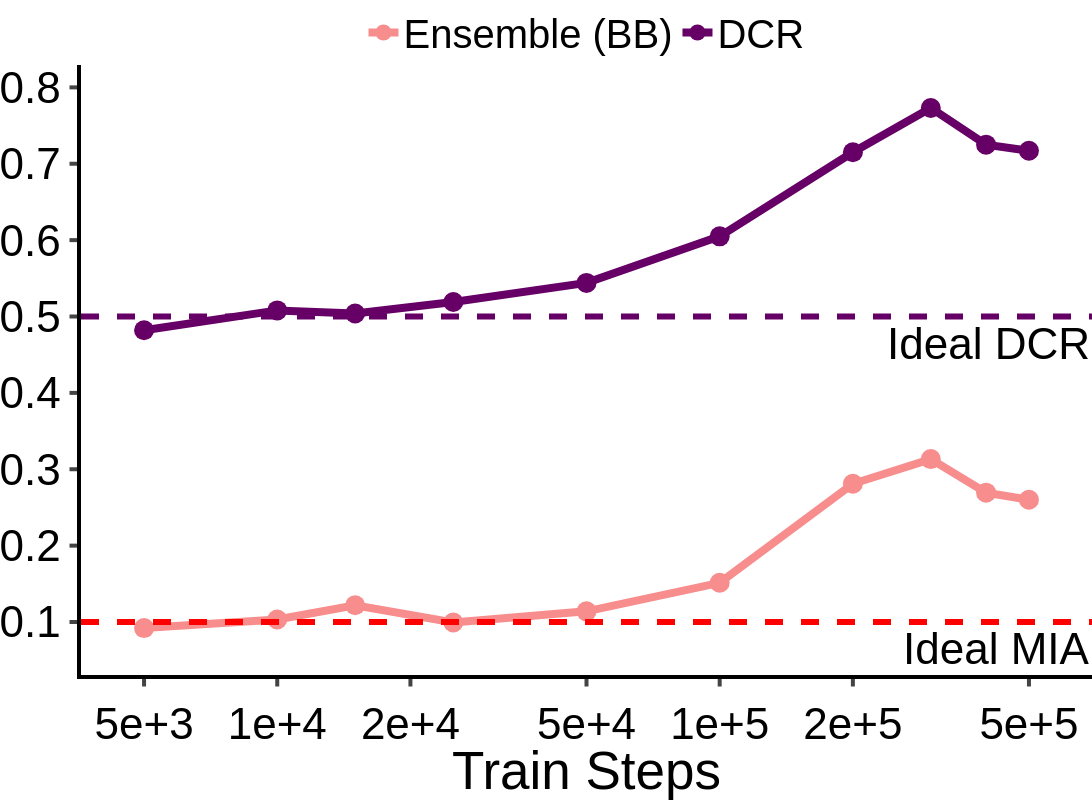

The cell this chart's notebook holds for it:
### Code cell
df = {"Train Steps": train_steps, "Ensemble (BB)": train_steps_bb, "DCR": train_steps_dcr}

fig = px.line(
    data_frame=df,
    x="Train Steps",
    y=["Ensemble (BB)", "DCR"],
    markers=True,

)
fig.add_hline(y=0.1, line_dash="dash", line_color="red", annotation_text="Ideal MIA", annotation_position="bottom right", line_width=6)
fig.add_hline(y=1/2, line_dash="dash", line_color="#660066", annotation_text="Ideal DCR", annotation_position="bottom right", line_width=6)
fig.data[0].line.color = "#f78d8d"
fig.data[1].line.color = "#660066"
fig.update_layout(
    xaxis=dict(
        tickmode='array',
        tickvals=[5e03, 1e04, 2e04, 5e04, 1e05, 2e05, 5e05],
    ),
)
fig.update_xaxes(
    type="log", ticks="outside", tickwidth=4, ticklen=7.5, linewidth=4, linecolor="black", tickangle=0, title_font_family="Helvetica", tickfont_family="Helvetica", tickfont_size=FONT_SIZE, tickformat=".1E"
)
fig.update_yaxes(
    ticks="outside", tickwidth=4, ticklen=7.5, linewidth=4, linecolor="black", title = "Metric Score", tickangle=0, title_font_family="Helvetica", tickfont_family="Helvetica", tickfont_size=FONT_SIZE,
)
fig.update_traces(marker=dict(size=20), line=dict(width=8))

customize_figure_layout(fig)
fig.update_layout(yaxis_title=None)
save_and_display_figure(fig, "diabetes_ensemble_dcr_train_steps", plots_dir)

### Figure 1 — Plotly figure (JSON) as saved in the notebook; plotly's stock layout.template omitted (floating-point values rounded to 4 significant figures)
{"data": [{"hovertemplate": "variable=Ensemble (BB)<br>Train Steps=%{x}<br>value=%{y}<extra></extra>", "legendgroup": "Ensemble (BB)", "line": {"color": "#f78d8d", "dash": "solid", "width": 8}, "marker": {"size": 20, "symbol": "circle"}, "mode": "lines+markers", "name": "Ensemble (BB)", "orientation": "v", "showlegend": true, "type": "scatter", "x": [5000.0, 10000.0, 15000.0, 25000.0, 50000.0, 100000.0, 200000.0, 300000.0, 400000.0, 500000.0], "xaxis": "x", "y": [0.092, 0.1033, 0.122, 0.0993, 0.114, 0.1513, 0.281, 0.3133, 0.2693, 0.26], "yaxis": "y"}, {"hovertemplate": "variable=DCR<br>Train Steps=%{x}<br>value=%{y}<extra></extra>", "legendgroup": "DCR", "line": {"color": "#660066", "dash": "solid", "width": 8}, "marker": {"size": 20, "symbol": "circle"}, "mode": "lines+markers", "name": "DCR", "orientation": "v", "showlegend": true, "type": "scatter", "x": [5000.0, 10000.0, 15000.0, 25000.0, 50000.0, 100000.0, 200000.0, 300000.0, 400000.0, 500000.0], "xaxis": "x", "y": [0.482, 0.508, 0.504, 0.519, 0.544, 0.605, 0.715, 0.773, 0.725, 0.717], "yaxis": "y"}], "layout": {"annotations": [{"showarrow": false, "text": "Ideal MIA", "x": 1, "xanchor": "right", "xref": "x domain", "y": 0.1, "yanchor": "top", "yref": "y"}, {"showarrow": false, "text": "Ideal DCR", "x": 1, "xanchor": "right", "xref": "x domain", "y": 0.5, "yanchor": "top", "yref": "y"}], "font": {"color": "black", "family": "Helvetica", "size": 44}, "height": 800, "legend": {"font": {"size": 40}, "orientation": "h", "title": {"font": {"family": "Helvetica"}, "text": ""}, "tracegroupgap": 0, "valign": "top", "x": 0.5, "xanchor": "center", "y": 1, "yanchor": "bottom"}, "margin": {"b": 0, "l": 0, "pad": 0, "r": 0, "t": 40}, "plot_bgcolor": "white", "shapes": [{"line": {"color": "red", "dash": "dash", "width": 6}, "type": "line", "x0": 0, "x1": 1, "xref": "x domain", "y0": 0.1, "y1": 0.1, "yref": "y"}, {"line": {"color": "#660066", "dash": "dash", "width": 6}, "type": "line", "x0": 0, "x1": 1, "xref": "x domain", "y0": 0.5, "y1": 0.5, "yref": "y"}], "title": {"font": {"family": "Helvetica"}, "x": 0.5, "y": 0.99}, "width": 1200, "xaxis": {"anchor": "y", "automargin": true, "domain": [0, 1], "linecolor": "black", "linewidth": 4, "tickangle": 0, "tickfont": {"family": "Helvetica", "size": 44}, "tickformat": ".1E", "ticklen": 7.5, "tickmode": "array", "ticks": "outside", "tickvals": [5000, 10000, 20000, 50000, 100000, 200000, 500000], "tickwidth": 4, "title": {"font": {"family": "Helvetica"}, "text": "Train Steps"}, "type": "log"}, "yaxis": {"anchor": "x", "automargin": true, "domain": [0, 1], "linecolor": "black", "linewidth": 4, "tickangle": 0, "tickfont": {"family": "Helvetica", "size": 44}, "ticklen": 7.5, "ticks": "outside", "tickwidth": 4, "title": {}}}}
